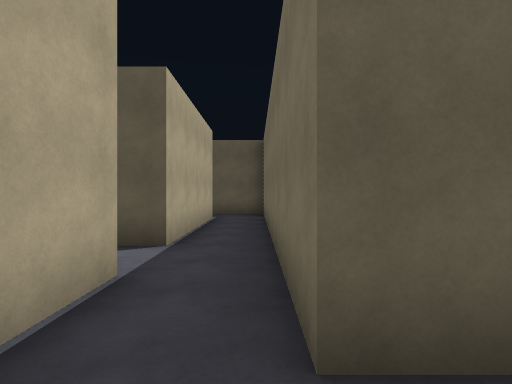
view 1 (above)

21 first-person views from a walk through a 3-D level made in the Unity game engine. The camera is 1.5 m above the floor, looks level and sees 80° across. The floor is counted in squares, 2 m on a side. Each view is taken from the middle of a square. On the plan, view 1 faces up. The plan holds only what a view shows up to about 10 squares ahead; the rest is blank. The player is left out.

view 2
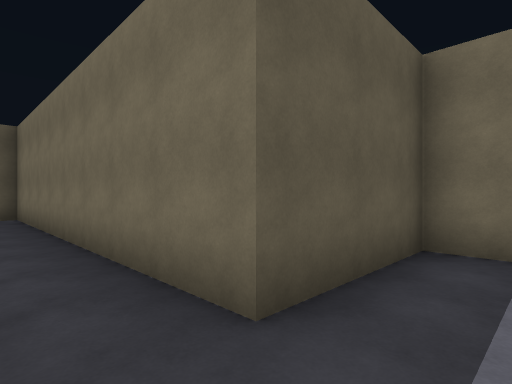

view 3
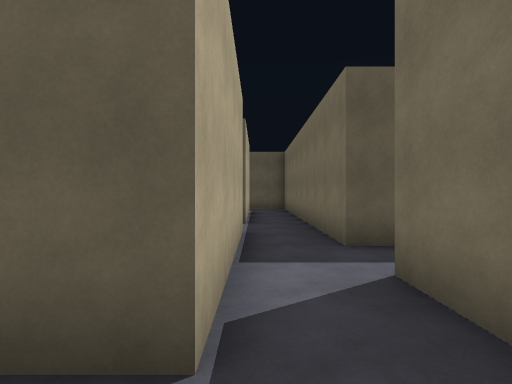

view 4
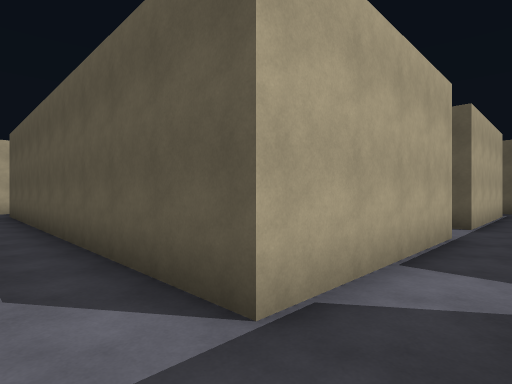

view 5
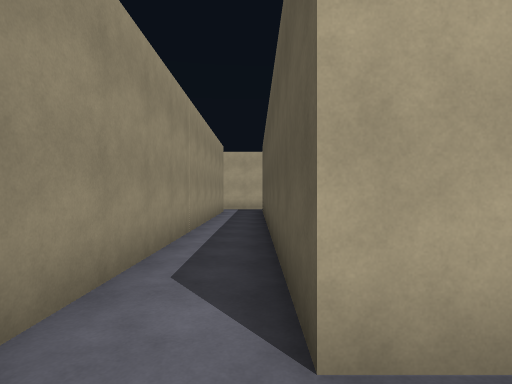

view 6
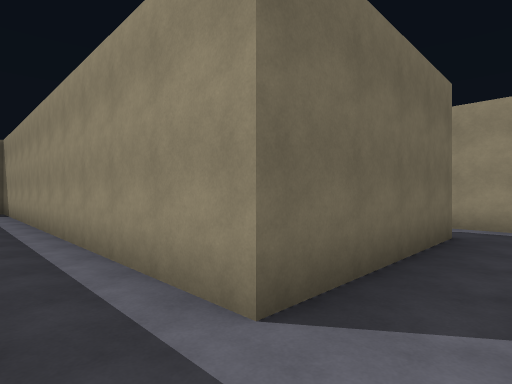

view 7
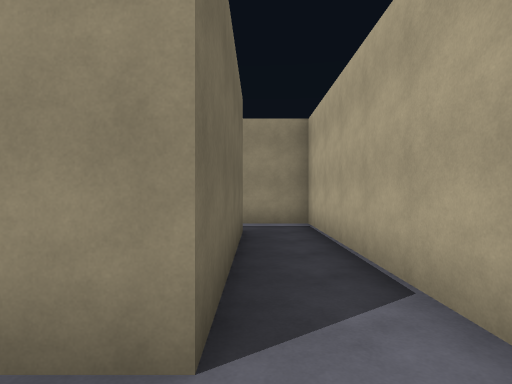

view 8
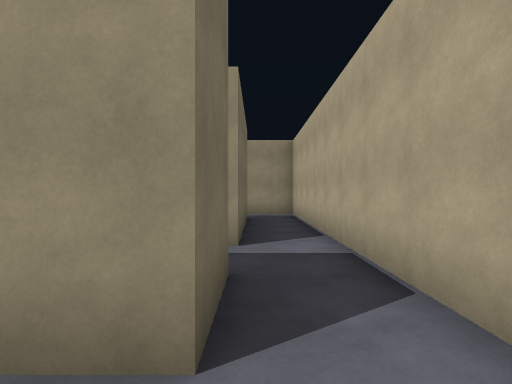

view 9
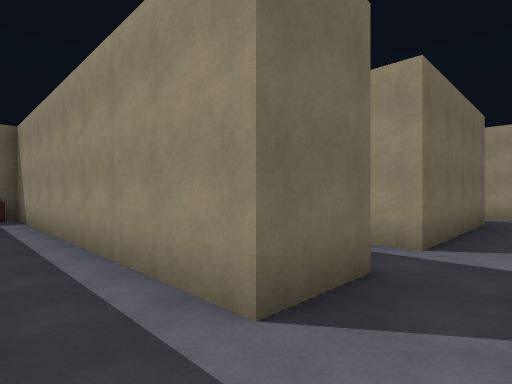

view 10
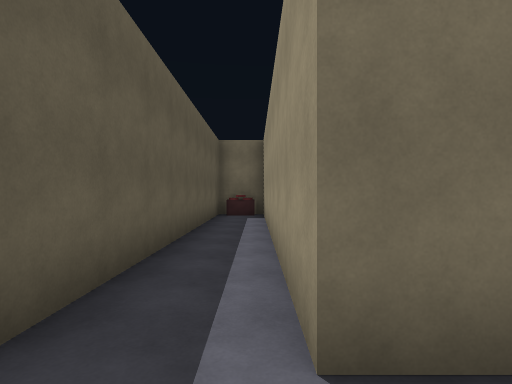

view 11
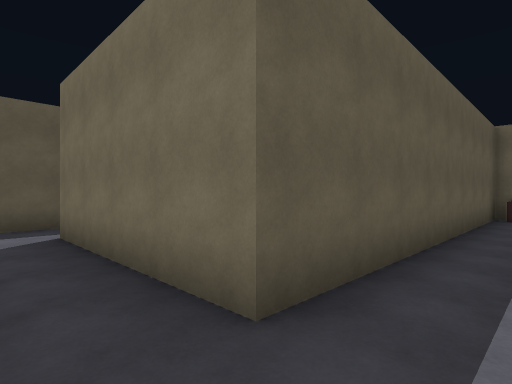

view 12
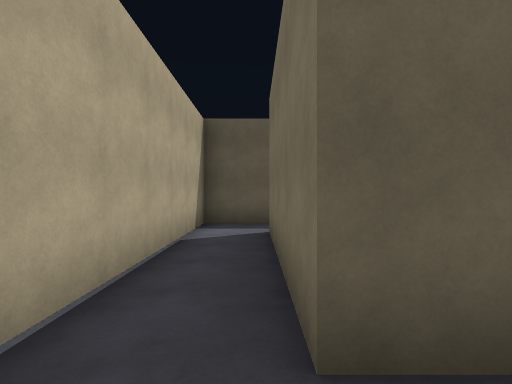

view 13
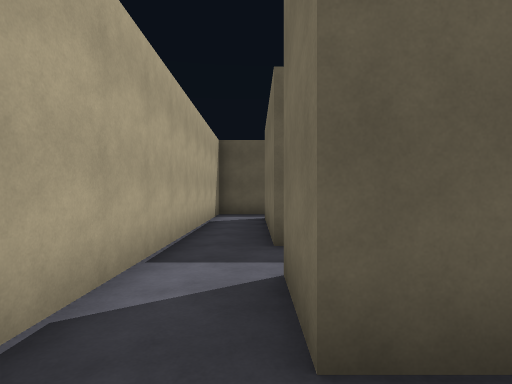

view 14
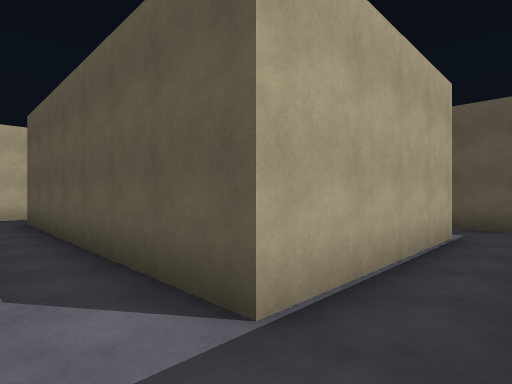

view 15
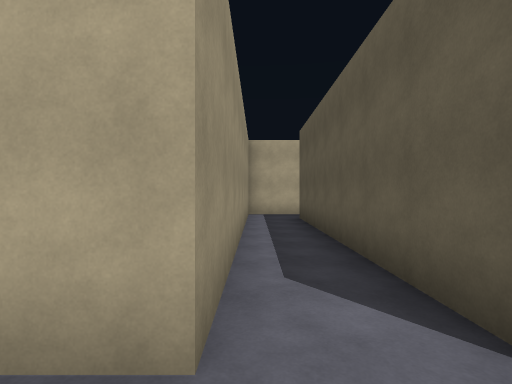

view 16
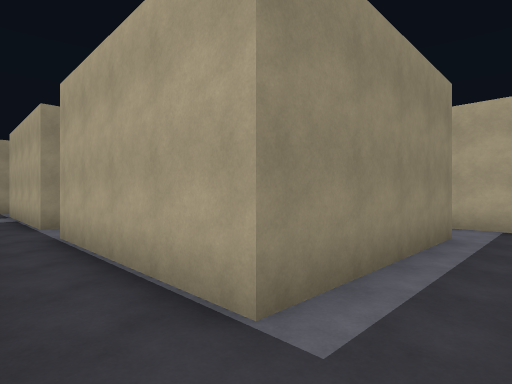

view 17
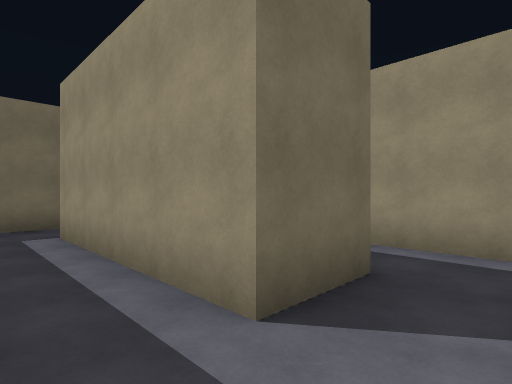

view 18
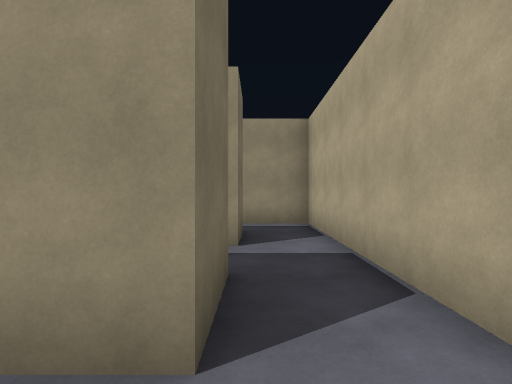

view 19
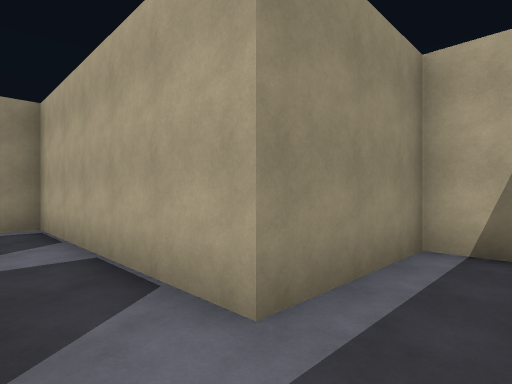

view 20
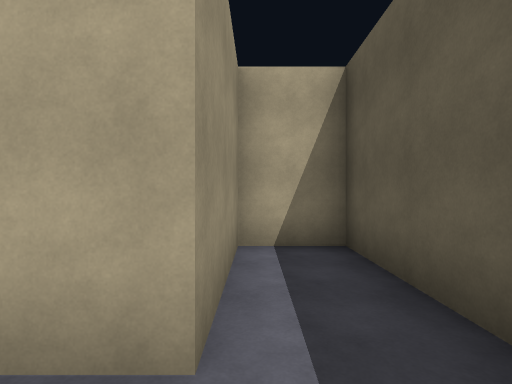

view 21
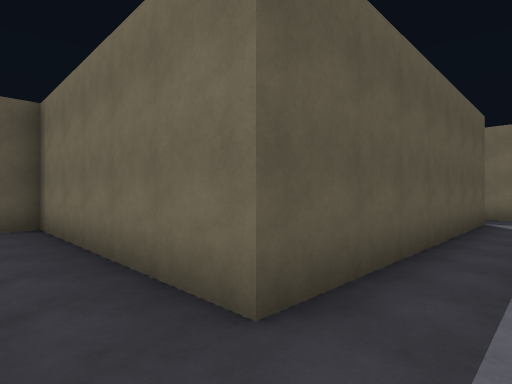

### Floor plan
Points are (right, up) in squares from view 1. A wall is a line through its corners. A room is listed if a view was taken in it or the views show most of it. See-through windows are left out.
Room 1 (views 1, 2)
walls: (3.3, 0.4) (3.3, 1.2) (0.3, 1.2) (0.3, 2.4); (-1.2, 2.8) (-1.2, -0.5)
ways out: opening at (-0.5, -1) to room 2; opening at (-0.5, 2) to room 4
Room 2 (views 3, 4, 5, 6, 7, 13)
walls: (-13.2, -0.5) (-13.2, -9.3) (-11.4, -9.3); (-11.8, -7.8) (-11.8, -3.2) (-0.1, -3.2); (-1.2, -0.5) (-1.2, -1.7) (-11.8, -1.7) (-11.8, -0.3); (0.3, -1.6) (0.3, -0.2)
ways out: opening at (-0.5, -1) to room 1; opening at (-12.5, -1) to room 3
Room 3 (views 8, 9, 10, 11, 12)
walls: (-11.8, -0.3) (-3.6, -0.3); (-11.4, 7.2) (-13.2, 7.2) (-13.2, -0.5); (-2.8, 1.2) (-11.8, 1.2) (-11.8, 5.8)
ways out: opening at (-12.5, -1) to room 2
objects: other object (-3, 0)
Room 4 (views 14, 15, 16, 17, 21)
walls: (0.3, 2.4) (0.3, 10.3) (-1.6, 10.3); (-5.8, 8.8) (-1.2, 8.8) (-1.2, 4.3) (-8.7, 4.3); (-9.8, 2.8) (-1.2, 2.8); (-10.3, 4.5) (-10.3, 3.9); (-5.8, 10.2) (-5.8, 11.8); (-7.3, 11.8) (-7.3, 8.4)
ways out: opening at (-0.5, 2) to room 1; opening at (-6.5, 11) to room 5; opening at (-9.5, 5) to room 6; opening at (-6.5, 8) to room 7
Room 5 (views 18, 19, 20)
walls: (-5.8, 11.8) (-4.9, 11.8); (-7.4, 13.3) (-10.3, 13.3) (-10.3, 11.8) (-7.3, 11.8)
ways out: opening at (-6.5, 11) to room 4
Room 6 (no view inside)
walls: (-8.7, 4.3) (-8.7, 8.6)
ways out: opening at (-9.5, 5) to room 4; opening at (-9.5, 8)
Room 7 (no view inside)
walls: (-5.8, 7.2) (-5.8, 8.8); (-7.3, 8.4) (-7.3, 5.7) (-5, 5.7)
ways out: opening at (-6.5, 8) to room 4

Positions as (right, up) in squares from view 1, and headings:
1: (0, 0), facing up
2: (-1, 0), facing up-right
3: (-1, -3), facing up
4: (0, -3), facing up-left
5: (0, -2), facing left
6: (-13, -2), facing down-right
7: (-12, -2), facing down
8: (-12, 1), facing down
9: (-13, 1), facing down-right
10: (-13, 0), facing right
11: (-13, 0), facing up-right
12: (-12, 0), facing up
13: (-12, -3), facing up
14: (0, 3), facing up-left
15: (0, 3), facing left
16: (0, 10), facing down-left
17: (-7, 10), facing down-right
18: (-6, 13), facing down
19: (-6, 13), facing down-left
20: (-6, 12), facing left
21: (-10, 3), facing up-right
